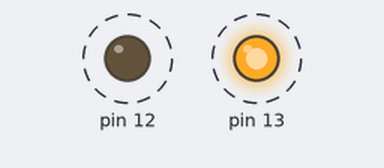
Recording of a sketch running on a simulated Arduino Uno, built with avr-gcc and run on an emulated ATmega328P. On the bench: output pins drawn as LEDs (lit = HIGH). Dashed ring = blinking. What the sketch prints to the serial monitor is not drawn.

Above: at 0.2 s.
Timing chart, 0 to 3.0 s (numbered marks = the images above):
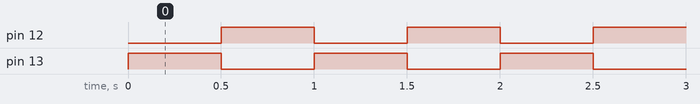

Measured:
- by itself, pin 12, pin 13: alternates HIGH for 0.50 s and LOW for 0.50 s

The sketch:

Alternating_LEDs.ino
```cpp
void setup() {
  // put your setup code here, to run once:
  Serial.begin(9600); //baud rate of the serial communication between the board and pc
  pinMode(13, OUTPUT);
  pinMode(12, OUTPUT);

}
void loop() {
  // put your main code here, to run repeatedly:
  digitalWrite(13, HIGH);
  digitalWrite(12, LOW);
  Serial.println("Pin13 ON  -- Pin12 OFF"); // Print the line to serial monitor of the pc
  delay(500);
  digitalWrite(13, LOW);
  digitalWrite(12, HIGH);
  Serial.println("Pin13 OFF -- Pin12 ON"); // Print the line to serial monitor of the pc
  delay(500);
}
```
